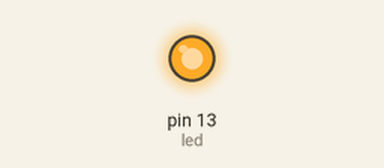
Bench run of a sketch on a simulated Arduino Uno, built with avr-gcc and run on an emulated ATmega328P. Parts: output pins drawn as LEDs (lit = HIGH).

Above: at 0.2 s.
At 30.7 s:
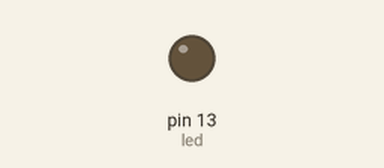
Timing chart, 0 to 32.8 s (numbered marks = the images above):
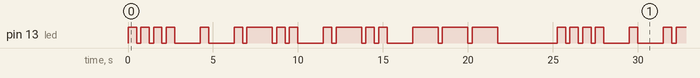

Measured:
- by itself, pin 13 (led): moves between LOW and HIGH, repeating every 25.3 s
- by itself, everything shown: repeats every 25.3 s, in 32 steps

The sketch:

LED_Morse.ino
```cpp
int led = 13;

void setup() {
  pinMode(led, OUTPUT);
}

void loop() {
  // H
  digitalWrite(led, HIGH);
  delay(500);
  digitalWrite(led, LOW);
  delay(250);
  digitalWrite(led, HIGH);
  delay(500);
  digitalWrite(led, LOW);
  delay(250);
  digitalWrite(led, HIGH);
  delay(500);
  digitalWrite(led, LOW);
  delay(250);
  digitalWrite(led, HIGH);
  delay(500);
  digitalWrite(led, LOW);
  delay(1500);

  //E
  digitalWrite(led, HIGH);
  delay(500);
  digitalWrite(led, LOW);
  delay(1500);

  //L
  digitalWrite(led, HIGH);
  delay(500);
  digitalWrite(led, LOW);
  delay(250);
  digitalWrite(led, HIGH);
  delay(1500);
  digitalWrite(led, LOW);
  delay(250);
  digitalWrite(led, HIGH);
  delay(500);
  digitalWrite(led, LOW);
  delay(250);
  digitalWrite(led, HIGH);
  delay(500);
  digitalWrite(led, LOW);
  delay(1500);

  //L
  digitalWrite(led, HIGH);
  delay(500);
  digitalWrite(led, LOW);
  delay(250);
  digitalWrite(led, HIGH);
  delay(1500);
  digitalWrite(led, LOW);
  delay(250);
  digitalWrite(led, HIGH);
  delay(500);
  digitalWrite(led, LOW);
  delay(250);
  digitalWrite(led, HIGH);
  delay(500);
  digitalWrite(led, LOW);
  delay(1500);

  //O
  digitalWrite(led, HIGH);
  delay(1500);
  digitalWrite(led, LOW);
  delay(250);
  digitalWrite(led, HIGH);
  delay(1500);
  digitalWrite(led, LOW);
  delay(250);
  digitalWrite(led, HIGH);
  delay(1500);
  digitalWrite(led, LOW);
  delay(3500);
}
```
